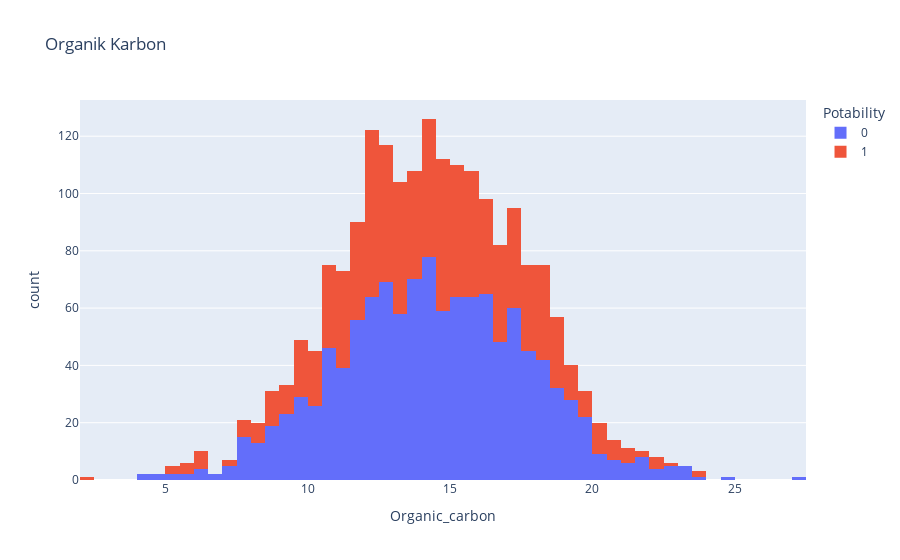

Here is the notebook cell this chart was saved with:
### Code cell
figure = px.histogram(df, x = "Organic_carbon", 
                      color = "Potability", 
                      title= "Organik Karbon")
figure.show()

### Figure 1 — Plotly figure (JSON) as saved in the notebook; plotly's stock layout.template omitted (floating-point values rounded to 4 significant figures; data arrays with more than 128 entries replaced by an {"elided": "..."} marker saying what was removed)
{"data": [{"alignmentgroup": "True", "bingroup": "x", "hovertemplate": "Potability=0<br>Organic_carbon=%{x}<br>count=%{y}<extra></extra>", "legendgroup": "0", "marker": {"color": "#636efa", "pattern": {"shape": ""}}, "name": "0", "offsetgroup": "0", "orientation": "v", "showlegend": true, "type": "histogram", "x": {"elided": "1200 float values"}, "xaxis": "x", "yaxis": "y"}, {"alignmentgroup": "True", "bingroup": "x", "hovertemplate": "Potability=1<br>Organic_carbon=%{x}<br>count=%{y}<extra></extra>", "legendgroup": "1", "marker": {"color": "#EF553B", "pattern": {"shape": ""}}, "name": "1", "offsetgroup": "1", "orientation": "v", "showlegend": true, "type": "histogram", "x": {"elided": "811 float values"}, "xaxis": "x", "yaxis": "y"}], "layout": {"barmode": "relative", "legend": {"title": {"text": "Potability"}, "tracegroupgap": 0}, "title": {"text": "Organik Karbon"}, "xaxis": {"anchor": "y", "domain": [0, 1], "title": {"text": "Organic_carbon"}}, "yaxis": {"anchor": "x", "domain": [0, 1], "title": {"text": "count"}}}}
